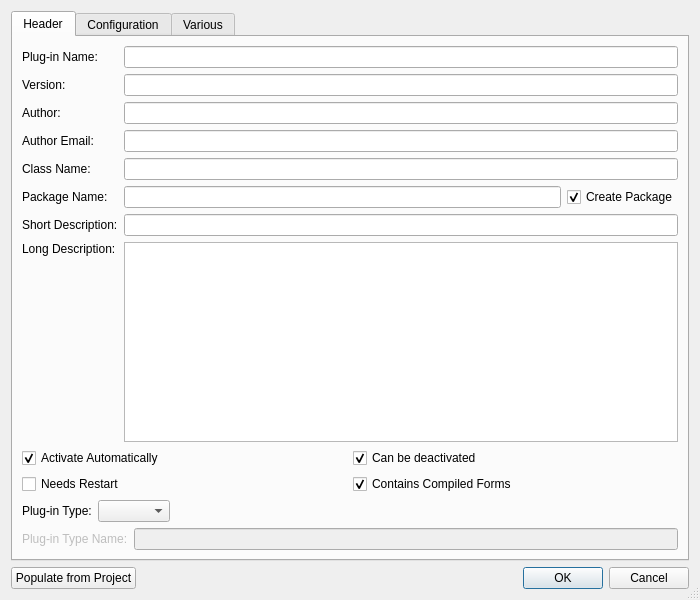
<?xml version="1.0" encoding="UTF-8"?>
<ui version="4.0">
 <class>PluginWizardDialog</class>
 <widget class="QDialog" name="PluginWizardDialog">
  <property name="geometry">
   <rect>
    <x>0</x>
    <y>0</y>
    <width>700</width>
    <height>600</height>
   </rect>
  </property>
  <property name="windowTitle">
   <string>eric Plug-in Wizard</string>
  </property>
  <property name="sizeGripEnabled">
   <bool>true</bool>
  </property>
  <layout class="QVBoxLayout" name="verticalLayout_5">
   <item>
    <widget class="QTabWidget" name="dataTabWidget">
     <property name="currentIndex">
      <number>0</number>
     </property>
     <widget class="QWidget" name="headerTab">
      <attribute name="title">
       <string>Header</string>
      </attribute>
      <layout class="QVBoxLayout" name="verticalLayout">
       <item>
        <layout class="QGridLayout" name="gridLayout">
         <item row="0" column="0">
          <widget class="QLabel" name="label">
           <property name="text">
            <string>Plug-in Name:</string>
           </property>
          </widget>
         </item>
         <item row="0" column="1" colspan="2">
          <widget class="QLineEdit" name="nameEdit">
           <property name="toolTip">
            <string>Enter the plug-in name</string>
           </property>
           <property name="maxLength">
            <number>55</number>
           </property>
          </widget>
         </item>
         <item row="1" column="0">
          <widget class="QLabel" name="label_2">
           <property name="text">
            <string>Version:</string>
           </property>
          </widget>
         </item>
         <item row="1" column="1" colspan="2">
          <widget class="QLineEdit" name="versionEdit">
           <property name="toolTip">
            <string>Enter the version number in the form 'major.minor[.patch[.sub]]'</string>
           </property>
           <property name="maxLength">
            <number>10</number>
           </property>
          </widget>
         </item>
         <item row="2" column="0">
          <widget class="QLabel" name="label_3">
           <property name="text">
            <string>Author:</string>
           </property>
          </widget>
         </item>
         <item row="2" column="1" colspan="2">
          <widget class="QLineEdit" name="authorEdit">
           <property name="toolTip">
            <string>Enter the author's name</string>
           </property>
           <property name="maxLength">
            <number>55</number>
           </property>
          </widget>
         </item>
         <item row="3" column="0">
          <widget class="QLabel" name="label_4">
           <property name="text">
            <string>Author Email:</string>
           </property>
          </widget>
         </item>
         <item row="3" column="1" colspan="2">
          <widget class="QLineEdit" name="authorEmailEdit">
           <property name="toolTip">
            <string>Enter the author's email address</string>
           </property>
           <property name="inputMask">
            <string notr="true"/>
           </property>
           <property name="maxLength">
            <number>55</number>
           </property>
          </widget>
         </item>
         <item row="4" column="0">
          <widget class="QLabel" name="label_5">
           <property name="text">
            <string>Class Name:</string>
           </property>
          </widget>
         </item>
         <item row="4" column="1" colspan="2">
          <widget class="QLineEdit" name="classNameEdit">
           <property name="toolTip">
            <string>Enter the name of the plug-in class</string>
           </property>
           <property name="maxLength">
            <number>55</number>
           </property>
          </widget>
         </item>
         <item row="5" column="0">
          <widget class="QLabel" name="label_6">
           <property name="text">
            <string>Package Name:</string>
           </property>
          </widget>
         </item>
         <item row="5" column="1">
          <widget class="QLineEdit" name="packageNameEdit">
           <property name="toolTip">
            <string>Enter the name of the plug-in package</string>
           </property>
           <property name="maxLength">
            <number>55</number>
           </property>
          </widget>
         </item>
         <item row="5" column="2">
          <widget class="QCheckBox" name="createPackageCheckBox">
           <property name="toolTip">
            <string>Select to create the entered package</string>
           </property>
           <property name="text">
            <string>Create Package</string>
           </property>
           <property name="checked">
            <bool>true</bool>
           </property>
          </widget>
         </item>
         <item row="6" column="0">
          <widget class="QLabel" name="label_7">
           <property name="text">
            <string>Short Description:</string>
           </property>
          </widget>
         </item>
         <item row="6" column="1" colspan="2">
          <widget class="QLineEdit" name="shortDescriptionEdit">
           <property name="toolTip">
            <string>Enter the short description</string>
           </property>
           <property name="maxLength">
            <number>55</number>
           </property>
          </widget>
         </item>
         <item row="7" column="0">
          <widget class="QLabel" name="label_8">
           <property name="text">
            <string>Long Description:</string>
           </property>
           <property name="alignment">
            <set>Qt::AlignmentFlag::AlignLeading|Qt::AlignmentFlag::AlignLeft|Qt::AlignmentFlag::AlignTop</set>
           </property>
          </widget>
         </item>
         <item row="7" column="1" colspan="2">
          <widget class="EricSpellCheckedPlainTextEdit" name="longDescriptionEdit">
           <property name="toolTip">
            <string>Enter the long description</string>
           </property>
           <property name="tabChangesFocus">
            <bool>true</bool>
           </property>
          </widget>
         </item>
        </layout>
       </item>
       <item>
        <layout class="QGridLayout" name="gridLayout_2">
         <item row="0" column="0">
          <widget class="QCheckBox" name="autoActivateCheckBox">
           <property name="toolTip">
            <string>Select to activate the plug-in automatically</string>
           </property>
           <property name="text">
            <string>Activate Automatically</string>
           </property>
           <property name="checked">
            <bool>true</bool>
           </property>
          </widget>
         </item>
         <item row="0" column="1">
          <widget class="QCheckBox" name="deactivateableCheckBox">
           <property name="toolTip">
            <string>Select to allow the plug-in to be deactivated</string>
           </property>
           <property name="text">
            <string>Can be deactivated</string>
           </property>
           <property name="checked">
            <bool>true</bool>
           </property>
          </widget>
         </item>
         <item row="1" column="0">
          <widget class="QCheckBox" name="restartCheckBox">
           <property name="toolTip">
            <string>Select to indicate a restart is needed when updated</string>
           </property>
           <property name="text">
            <string>Needs Restart</string>
           </property>
          </widget>
         </item>
         <item row="1" column="1">
          <widget class="QCheckBox" name="compiledFormsCheckBox">
           <property name="toolTip">
            <string>Select to indicate the presence of compiled forms</string>
           </property>
           <property name="text">
            <string>Contains Compiled Forms</string>
           </property>
           <property name="checked">
            <bool>true</bool>
           </property>
          </widget>
         </item>
        </layout>
       </item>
       <item>
        <layout class="QHBoxLayout" name="horizontalLayout_2">
         <item>
          <widget class="QLabel" name="label_10">
           <property name="text">
            <string>Plug-in Type:</string>
           </property>
          </widget>
         </item>
         <item>
          <widget class="QComboBox" name="pluginTypeCombo">
           <property name="toolTip">
            <string>Select the plug-in type</string>
           </property>
          </widget>
         </item>
         <item>
          <spacer name="horizontalSpacer_2">
           <property name="orientation">
            <enum>Qt::Orientation::Horizontal</enum>
           </property>
           <property name="sizeHint" stdset="0">
            <size>
             <width>406</width>
             <height>20</height>
            </size>
           </property>
          </spacer>
         </item>
        </layout>
       </item>
       <item>
        <widget class="QFrame" name="ondemandFrame">
         <property name="enabled">
          <bool>false</bool>
         </property>
         <property name="frameShape">
          <enum>QFrame::Shape::NoFrame</enum>
         </property>
         <property name="frameShadow">
          <enum>QFrame::Shadow::Raised</enum>
         </property>
         <layout class="QHBoxLayout" name="horizontalLayout_3">
          <property name="leftMargin">
           <number>0</number>
          </property>
          <property name="topMargin">
           <number>0</number>
          </property>
          <property name="rightMargin">
           <number>0</number>
          </property>
          <property name="bottomMargin">
           <number>0</number>
          </property>
          <item>
           <widget class="QLabel" name="label_11">
            <property name="text">
             <string>Plug-in Type Name:</string>
            </property>
           </widget>
          </item>
          <item>
           <widget class="QLineEdit" name="pluginTypeNameEdit">
            <property name="toolTip">
             <string>Enter the plug-in type name</string>
            </property>
            <property name="maxLength">
             <number>55</number>
            </property>
           </widget>
          </item>
         </layout>
        </widget>
       </item>
      </layout>
     </widget>
     <widget class="QWidget" name="configTab">
      <attribute name="title">
       <string>Configuration</string>
      </attribute>
      <layout class="QVBoxLayout" name="verticalLayout_3">
       <item>
        <widget class="QGroupBox" name="configurationGroup">
         <property name="toolTip">
          <string>Select to indicate that the plug-in has configurable data</string>
         </property>
         <property name="title">
          <string>Is configurable</string>
         </property>
         <property name="checkable">
          <bool>true</bool>
         </property>
         <property name="checked">
          <bool>false</bool>
         </property>
         <layout class="QGridLayout" name="gridLayout_3">
          <item row="0" column="0">
           <widget class="QLabel" name="label_9">
            <property name="text">
             <string>Preferences Key:</string>
            </property>
           </widget>
          </item>
          <item row="0" column="1">
           <widget class="QLineEdit" name="preferencesKeyEdit">
            <property name="toolTip">
             <string>Enter the preferences key</string>
            </property>
            <property name="maxLength">
             <number>55</number>
            </property>
           </widget>
          </item>
          <item row="1" column="1">
           <spacer name="verticalSpacer">
            <property name="orientation">
             <enum>Qt::Orientation::Vertical</enum>
            </property>
            <property name="sizeHint" stdset="0">
             <size>
              <width>20</width>
              <height>416</height>
             </size>
            </property>
           </spacer>
          </item>
         </layout>
        </widget>
       </item>
      </layout>
     </widget>
     <widget class="QWidget" name="variousTab">
      <attribute name="title">
       <string>Various</string>
      </attribute>
      <layout class="QVBoxLayout" name="verticalLayout_4">
       <item>
        <widget class="QCheckBox" name="pixmapCheckBox">
         <property name="toolTip">
          <string>Select to create a 'previewPix()' function skeleton</string>
         </property>
         <property name="text">
          <string>Include 'previewPix()' function</string>
         </property>
        </widget>
       </item>
       <item>
        <widget class="QCheckBox" name="moduleSetupCheckBox">
         <property name="toolTip">
          <string>Select to create a 'moduleSetup()' function skeleton</string>
         </property>
         <property name="text">
          <string>Include 'moduleSetup()' function</string>
         </property>
        </widget>
       </item>
       <item>
        <widget class="QGroupBox" name="exeGroup">
         <property name="title">
          <string>Include an 'exeDisplayData' function</string>
         </property>
         <property name="checkable">
          <bool>true</bool>
         </property>
         <property name="checked">
          <bool>false</bool>
         </property>
         <layout class="QVBoxLayout" name="verticalLayout_2">
          <item>
           <widget class="QRadioButton" name="exeRadioButton">
            <property name="toolTip">
             <string>Select to create an 'exeDisplayData()' function skeleton</string>
            </property>
            <property name="text">
             <string>'exeDisplayData()' function returning program data to determine version information</string>
            </property>
            <property name="checked">
             <bool>true</bool>
            </property>
           </widget>
          </item>
          <item>
           <widget class="QRadioButton" name="exeInfoRadioButton">
            <property name="toolTip">
             <string>Select to create an 'exeDisplayData()' function skeleton returning version info</string>
            </property>
            <property name="text">
             <string>'exeDisplayData()' function returning version information</string>
            </property>
           </widget>
          </item>
          <item>
           <widget class="QRadioButton" name="exeListRadioButton">
            <property name="toolTip">
             <string>Select to create an 'exeDisplayDataList()' function skeleton</string>
            </property>
            <property name="text">
             <string>'exeDisplayDataList()' function</string>
            </property>
           </widget>
          </item>
         </layout>
        </widget>
       </item>
       <item>
        <widget class="QCheckBox" name="apiFilesCheckBox">
         <property name="toolTip">
          <string>Select to create an 'apiFiles()' function skeleton</string>
         </property>
         <property name="text">
          <string>Include 'apiFiles()' function</string>
         </property>
        </widget>
       </item>
       <item>
        <widget class="QCheckBox" name="installDependenciesCheckBox">
         <property name="toolTip">
          <string>Select to create an 'installDependencies()' function skeleton</string>
         </property>
         <property name="text">
          <string>Include 'installDependencies()' function</string>
         </property>
        </widget>
       </item>
       <item>
        <widget class="QCheckBox" name="clearPrivateDataCheckBox">
         <property name="toolTip">
          <string>Select to create a 'clearPrivateData()' function skeleton</string>
         </property>
         <property name="text">
          <string>Include 'clearPrivateData()' function</string>
         </property>
        </widget>
       </item>
       <item>
        <spacer name="verticalSpacer_2">
         <property name="orientation">
          <enum>Qt::Orientation::Vertical</enum>
         </property>
         <property name="sizeHint" stdset="0">
          <size>
           <width>20</width>
           <height>377</height>
          </size>
         </property>
        </spacer>
       </item>
      </layout>
     </widget>
    </widget>
   </item>
   <item>
    <layout class="QHBoxLayout" name="horizontalLayout">
     <item>
      <widget class="QPushButton" name="projectButton">
       <property name="toolTip">
        <string>Press to populate entry fields from project data</string>
       </property>
       <property name="text">
        <string>Populate from Project</string>
       </property>
      </widget>
     </item>
     <item>
      <spacer name="horizontalSpacer">
       <property name="orientation">
        <enum>Qt::Orientation::Horizontal</enum>
       </property>
       <property name="sizeHint" stdset="0">
        <size>
         <width>40</width>
         <height>20</height>
        </size>
       </property>
      </spacer>
     </item>
     <item>
      <widget class="QDialogButtonBox" name="buttonBox">
       <property name="orientation">
        <enum>Qt::Orientation::Horizontal</enum>
       </property>
       <property name="standardButtons">
        <set>QDialogButtonBox::StandardButton::Cancel|QDialogButtonBox::StandardButton::Ok</set>
       </property>
      </widget>
     </item>
    </layout>
   </item>
  </layout>
 </widget>
 <customwidgets>
  <customwidget>
   <class>EricSpellCheckedPlainTextEdit</class>
   <extends>QPlainTextEdit</extends>
   <header>eric7/EricWidgets/EricSpellCheckedTextEdit.h</header>
  </customwidget>
 </customwidgets>
 <tabstops>
  <tabstop>projectButton</tabstop>
  <tabstop>dataTabWidget</tabstop>
  <tabstop>nameEdit</tabstop>
  <tabstop>versionEdit</tabstop>
  <tabstop>authorEdit</tabstop>
  <tabstop>authorEmailEdit</tabstop>
  <tabstop>classNameEdit</tabstop>
  <tabstop>packageNameEdit</tabstop>
  <tabstop>createPackageCheckBox</tabstop>
  <tabstop>shortDescriptionEdit</tabstop>
  <tabstop>longDescriptionEdit</tabstop>
  <tabstop>autoActivateCheckBox</tabstop>
  <tabstop>deactivateableCheckBox</tabstop>
  <tabstop>restartCheckBox</tabstop>
  <tabstop>compiledFormsCheckBox</tabstop>
  <tabstop>pluginTypeCombo</tabstop>
  <tabstop>pluginTypeNameEdit</tabstop>
  <tabstop>configurationGroup</tabstop>
  <tabstop>preferencesKeyEdit</tabstop>
  <tabstop>pixmapCheckBox</tabstop>
  <tabstop>moduleSetupCheckBox</tabstop>
  <tabstop>exeGroup</tabstop>
  <tabstop>exeRadioButton</tabstop>
  <tabstop>exeInfoRadioButton</tabstop>
  <tabstop>exeListRadioButton</tabstop>
  <tabstop>apiFilesCheckBox</tabstop>
  <tabstop>installDependenciesCheckBox</tabstop>
  <tabstop>clearPrivateDataCheckBox</tabstop>
 </tabstops>
 <resources/>
 <connections>
  <connection>
   <sender>buttonBox</sender>
   <signal>accepted()</signal>
   <receiver>PluginWizardDialog</receiver>
   <slot>accept()</slot>
   <hints>
    <hint type="sourcelabel">
     <x>649</x>
     <y>578</y>
    </hint>
    <hint type="destinationlabel">
     <x>157</x>
     <y>274</y>
    </hint>
   </hints>
  </connection>
  <connection>
   <sender>buttonBox</sender>
   <signal>rejected()</signal>
   <receiver>PluginWizardDialog</receiver>
   <slot>reject()</slot>
   <hints>
    <hint type="sourcelabel">
     <x>688</x>
     <y>584</y>
    </hint>
    <hint type="destinationlabel">
     <x>286</x>
     <y>274</y>
    </hint>
   </hints>
  </connection>
  <connection>
   <sender>autoActivateCheckBox</sender>
   <signal>toggled(bool)</signal>
   <receiver>ondemandFrame</receiver>
   <slot>setDisabled(bool)</slot>
   <hints>
    <hint type="sourcelabel">
     <x>108</x>
     <y>422</y>
    </hint>
    <hint type="destinationlabel">
     <x>126</x>
     <y>470</y>
    </hint>
   </hints>
  </connection>
 </connections>
</ui>
